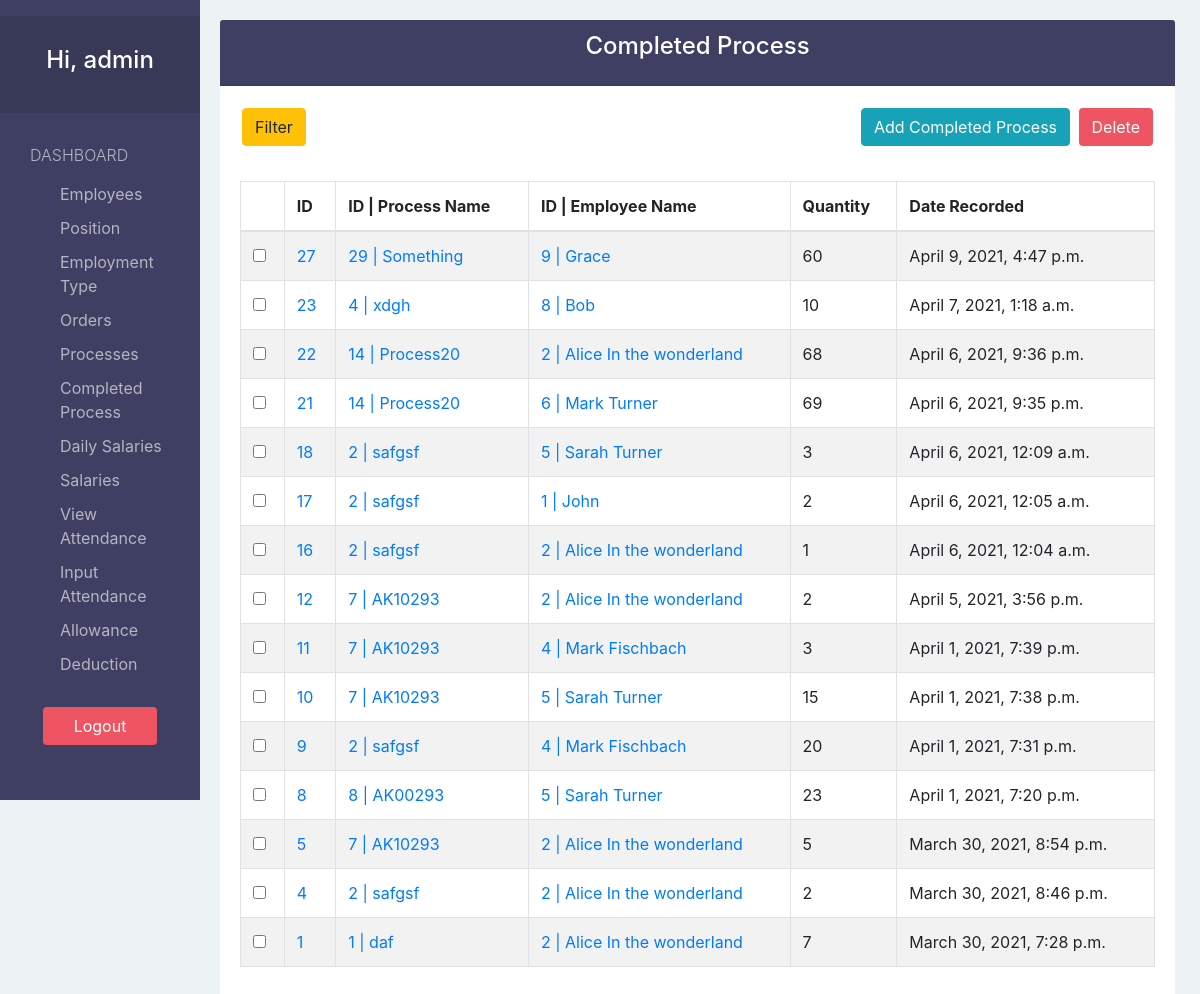
Screenshot of /completedProcess/ (signed in) with the database file from the repository.
### payrollApp/models.py (models this page shows, shortened)
class CompletedProcess(models.Model):
  processID     = models.ForeignKey('Process', default=None, null=True, on_delete=models.CASCADE)
  employeeID    = models.ForeignKey('Employee', default=None, null=True, on_delete=models.CASCADE)
  quantity      = models.PositiveIntegerField(validators=[MinValueValidator(1, message="Quantity can't be less than 1")])
  dateRecorded  = models.DateTimeField(auto_now_add=True)

class Process(models.Model):
  orderID     = models.ForeignKey('Order', default=None, null=True, on_delete=models.CASCADE)
  name        = models.CharField(max_length=200)
  price       = models.DecimalField(decimal_places=2, max_digits=100, validators=[MinValueValidator(0, message="Price can't be less than 0")])
  quantity    = models.PositiveIntegerField()
  description = models.TextField(blank=True, null=True)
  def __str__(self):
    return str(self.id)+" | "+self.name

class Employee(models.Model):
  firstName      = models.CharField(max_length=30)
  lastName       = models.CharField(max_length=30, blank=True, null=True)
  phoneNumber    = models.CharField(max_length=15, blank=True, null=True)
  email          = models.CharField(max_length=100, blank=True, null=True)
  address        = models.CharField(max_length=200, blank=True, null=True)
  positionID     = models.ForeignKey('Position', default=None, null=True, on_delete=models.SET_DEFAULT, blank=True)
  employmentTypeID = models.ForeignKey('EmploymentType', default=None, null=True, on_delete=models.SET_DEFAULT, blank=True)
  hireDate       = models.DateTimeField(auto_now_add=True)
  terminationDate= models.DateTimeField(blank=True, null=True)
  notes          = models.TextField(blank=True, null=True)
  def __str__(self):
    if self.lastName:
      return str(self.id)+" | "+self.firstName.capitalize()+" "+self.lastName.capitalize()
    else:
      return str(self.id)+" | "+self.firstName.capitalize()

### payrollApp/views.py (the view)
# urls.py: path('completedProcess/', views.completedProcess_view, name="completedProcess"),
@login_required(login_url='login')
def completedProcess_view(request):
  completedProcesses = CompletedProcess.objects.all().order_by('-id')
  flag   = True
  if not completedProcesses:
    flag=False
  processes = Process.objects.exists()
  processFlag=True
  if not processes:
    processFlag=False
  myFilter = CompletedProcessFilter(request.GET, queryset=completedProcesses)
  completedProcesses = myFilter.qs
  context = {
    'completedProcesses':completedProcesses,
    'processFlag':processFlag,
    'flags':flag,
    'myFilter':myFilter
  }
  return render(request, "completedProcess/completedProcess.html", context)

### payrollApp/templatetags/customtags.py (called while the page is built)
@register.filter(name='getID')
def getID(value):
  if value != str('None'):
    return int(value.split("|")[0])
  else:
    return 'None'

### payrollApp/templates/completedProcess/completedProcess.html (shortened to what this page needs)
{% extends 'view_base.html' %}
{% load customtags %}
{% load humanize %}
{% load bootstrap4 %}
{% block script %}
  <link rel="stylesheet" href="http://code.jquery.com/ui/1.11.0/themes/smoothness/jquery-ui.css">
{% endblock %}
{% block viewTitle %}Completed Process{% endblock %}
{% block addBtn %}
  {% if processFlag %}
    <a href="{% url 'create-completedProcess' %}?next={{ request.path }}" class="btn btn-info">Add Completed Process</a>
  {% else %}
    <a href="{% url 'create-process' %}" class="btn btn-info">Add Process</a>
  {% endif %}
{% endblock %}
{% block columns %}
  {% if flags %}
    {% block form %}
      <form action="{% url 'delete-completedProcess'%}?next={{ request.path }}" method="POST">{% csrf_token %}
    {% endblock %}
    <th></th>
    <th>ID</th>
    <th>ID | Process Name</th>
    <th>ID | Employee Name</th>
    <th>Quantity</th>
    <th>Date Recorded</th>
  {% endif %}
{% endblock %}
{% block tbodyContent %}
  {% if not flags %}
  <h3>No Completed Process</h3>
  {% else %}
    {% for completedProcess in completedProcesses %}
      <tr>
        <td><input type="checkbox" name="selected" value="{{ completedProcess.id }}"></td>
        <td scope="row"><a href="{% url 'edit-completedProcess' completedProcess.id %}?next={{ request.path }}">{{ completedProcess.id }}</a></td>
        <td><a href="{% url 'completedProcess-of-process' completedProcess.processID|escape|getID %}">{{ completedProcess.processID }}</a></td>
        <td><a href="{% url 'completedProcess-of-employee' completedProcess.employeeID|escape|getID %}">{{ completedProcess.employeeID }}</a></td>
        <td>{{ completedProcess.quantity|intcomma }}</td>
        <td>{{ completedProcess.dateRecorded  }}</td>
      </tr>
    {% endfor %}
  {% endif %}
{% endblock %}

### payrollApp/templates/sidebar.html (shortened to what this page needs)
{% url 'employee' as employee_url %}
{% url 'position' as position_url %}
{% url 'employmentType' as employmentType_url %}
{% url 'order' as order_url %}
{% url 'process' as process_url %}
{% url 'completedProcess' as completedProcess_url %}
{% url 'dailySalary' as dailySalary_url %}
{% url 'inputDate-salary' as inputDateSalary_url %}
{% url 'inputDate-attendance' as inputDateAttendance_url %}
{% url 'attendance' as attendance_url %}
  <div>
    <nav class="navbar navbar-dark navbar-expand-sm">
    </nav>
    <div class="collapse" id="navbarToggleExternalContent">
      <div class="navbar-nav">
        <div class="text-center text-white sidebarHeader">
          <h4>Hi, {{ request.user.username }}</h4>
        </div>
        <div class="list-group">
          <span class="text-uppercase">Dashboard</span>
          <a href="{% url 'employee' %}" class="list-group-item {% if request.path == employee_url %}  active {% endif %}">Employees</a>
          <a href="{% url 'position' %}" class="list-group-item {% if request.path == position_url %} active {% endif %}">Position</a>
          <a href="{% url 'employmentType' %}" class="list-group-item {% if request.path == employmentType_url %} active {% endif %}">Employment Type</a>
          <a href="{% url 'order' %}"
            class="list-group-item {% if request.path == order_url %} active {% endif %}">Orders
          </a>
          <a href="{% url 'process' %}" class="list-group-item {% if request.path == process_url %} active {% endif %}">Processes</a>
          <a href="{% url 'completedProcess' %}" class="list-group-item {% if request.path == completedProcess_url %} active {% endif %}">Completed Process</a>
          <a href="{% url 'dailySalary' %}" class="list-group-item {% if request.path == dailySalary_url %} active {% endif %}">Daily Salaries</a>
          <a href="{% url 'inputDate-salary' %}" class="list-group-item {% if request.path == inputDateSalary_url %} active {% endif %}">Salaries</a>
          <a href="{% url 'attendance' %}" class="list-group-item {% if request.path == attendance_url %} active {% endif %}">View Attendance</a>
          <a href="{% url 'inputDate-attendance' %}" class="list-group-item {% if request.path == inputDateAttendance_url %} active {% endif %}">Input Attendance</a>
          <a href="{% url 'allowance' %}" class="list-group-item {% if request.path == allowance_url %} active {% endif %}">Allowance</a>
          <a href="{% url 'deduction' %}" class="list-group-item {% if request.path == deduction_url %} active {% endif %}">Deduction</a>
        </div>
        <div class="text-center m-4">
          <a href="{% url 'logout' %}" class="btn btn-pink">Logout</a>
        </div>
      </div>
    </div>
  </div>

### payrollApp/static/css/style.css (style rules this page uses)
body { padding-top: 20px; background-color: #EDF2F5; overflow: auto; }
.text-white { color:white; }
.btn-pink { color: white; background-color: #EE5462; }
.sidebarHeader { padding: 30px 10px; font-weight: bold; font-size: 15px; background-color: #383957; }
.sidebar .list-group { padding: 0; background-color: #3F3F63; }
.sidebar .list-group > span { color: #B6B4C1; display: block; margin-top: 20px; padding: 10px 30px; font-size: 16px; font-weight: 300; }
.sidebar .list-group .list-group-item, .sidebar .list-group .list-group-item:focus { background-color: #3F3F63; color: #B6B4C1; border: 0; padding-left: 60px; padding-right: 30px; padding-top: 5px; padding-bottom: 5px; }
.sidebar > div:last-child .btn { width: 75%; }
.table > thead > tr > th, .table > thead > tr >td { vertical-align: middle; }
.btn { margin: 2px; }
@media only screen and (min-width: 576px) { .collapse:not(.show) { display: block !important; } }

### rows the page displays
CompletedProcess: id "27", processID "29 | Something", employeeID "9 | Grace", quantity "60", dateRecorded "April 9, 2021, 4:47 p.m."
CompletedProcess: id "23", processID "4 | xdgh", employeeID "8 | Bob", quantity "10", dateRecorded "April 7, 2021, 1:18 a.m."
CompletedProcess: id "22", processID "14 | Process20", employeeID "2 | Alice In the wonderland", quantity "68", dateRecorded "April 6, 2021, 9:36 p.m."
CompletedProcess: id "21", processID "14 | Process20", employeeID "6 | Mark Turner", quantity "69", dateRecorded "April 6, 2021, 9:35 p.m."
CompletedProcess: id "18", processID "2 | safgsf", employeeID "5 | Sarah Turner", quantity "3", dateRecorded "April 6, 2021, 12:09 a.m."
CompletedProcess: id "17", processID "2 | safgsf", employeeID "1 | John", quantity "2", dateRecorded "April 6, 2021, 12:05 a.m."
CompletedProcess: id "16", processID "2 | safgsf", employeeID "2 | Alice In the wonderland", quantity "1", dateRecorded "April 6, 2021, 12:04 a.m."
CompletedProcess: id "12", processID "7 | AK10293", employeeID "2 | Alice In the wonderland", quantity "2", dateRecorded "April 5, 2021, 3:56 p.m."
CompletedProcess: id "11", processID "7 | AK10293", employeeID "4 | Mark Fischbach", quantity "3", dateRecorded "April 1, 2021, 7:39 p.m."
CompletedProcess: id "10", processID "7 | AK10293", employeeID "5 | Sarah Turner", quantity "15", dateRecorded "April 1, 2021, 7:38 p.m."
CompletedProcess: id "9", processID "2 | safgsf", employeeID "4 | Mark Fischbach", quantity "20", dateRecorded "April 1, 2021, 7:31 p.m."
CompletedProcess: id "8", processID "8 | AK00293", employeeID "5 | Sarah Turner", quantity "23", dateRecorded "April 1, 2021, 7:20 p.m."
CompletedProcess: id "5", processID "7 | AK10293", employeeID "2 | Alice In the wonderland", quantity "5", dateRecorded "March 30, 2021, 8:54 p.m."
CompletedProcess: id "4", processID "2 | safgsf", employeeID "2 | Alice In the wonderland", quantity "2", dateRecorded "March 30, 2021, 8:46 p.m."
CompletedProcess: id "1", processID "1 | daf", employeeID "2 | Alice In the wonderland", quantity "7", dateRecorded "March 30, 2021, 7:28 p.m."

### other values shown
{{ request.user.username }} "admin"
